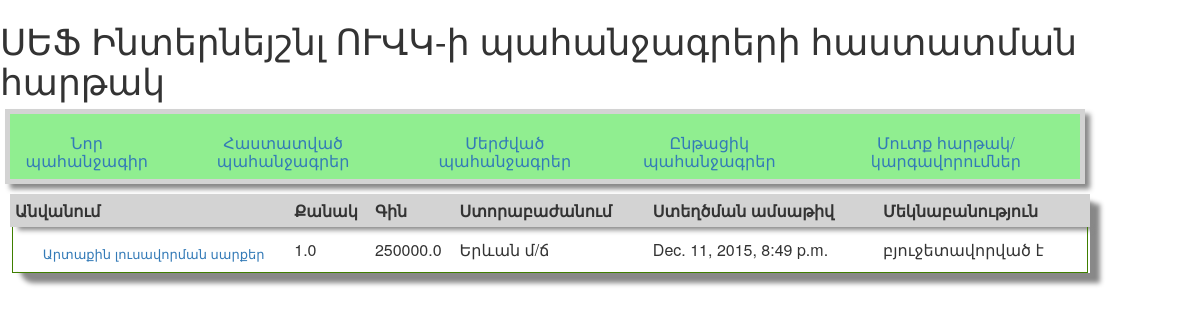
The page /app_request_list (signed in) on the database its author committed.
### requests/models.py (models this page shows, shortened)
class Lists(models.Model):
    Initiator = models.ForeignKey('auth.User')
    Division = models.ForeignKey('divisions.divisions')
    request_type_id = models.ForeignKey('request_types.request_types')
    purchase_purpose = models.CharField(max_length=150)
    product_name = models.CharField(max_length=75)
    product_price = models.FloatField(default=1)
    product_quantity = models.FloatField(default=1)
    comment = models.CharField(max_length=200)
    created_date = models.DateTimeField(
            default=timezone.now)
    approved_date_head = models.DateTimeField(
            blank=True, null=True)
    approved_date_admin = models.DateTimeField(
            blank=True, null=True)
    approved_date_fin = models.DateTimeField(
            blank=True, null=True)
    approved_date_CEO_DCEO = models.DateTimeField(
            blank=True, null=True)
    status_id = models.ForeignKey(request_status,related_name="request_status")

### divisions/models.py (models this page shows, shortened)
class divisions(models.Model):
    Branch_name = models.CharField(max_length=75)
    AS_code = models.CharField(max_length=3)
    def __str__(self):
        return (self.Branch_name)

### requests/views.py (the view)
# urls.py: url(r'^app_request_list$', views.app_request_lists, name='app_request_list'),
def app_request_lists(request):
    current_user = request.user.id
    restricted_group = models.Group.objects.get(id=1)
    restricted_users = restricted_group.user_set.filter(id=current_user)
    if request.user.is_authenticated() and len(restricted_users)>0:
        app_requests = Lists.objects.filter(status_id=2, Initiator=current_user).order_by('created_date')
        return render(request, 'requests/app_request_list.html', {'app_requests': app_requests})
    elif request.user.is_authenticated() and len(restricted_users)==0:
        app_requests = Lists.objects.filter(status_id=2).order_by('created_date')
        return render(request, 'requests/app_request_list.html', {'app_requests': app_requests})
    else:
        return redirect('home')

### requests/templates/requests/app_request_list.html
{% extends 'requests/base.html' %}
{% block content %}
<table class="table-bottom">
  <tr class="tr_1">
    <th>Անվանում</th>
    <th>Քանակ</th>
    <th>Գին</th>
    <th>Ստորաբաժանում</th>
    <th>Ստեղծման ամսաթիվ</th>
    <th>Մեկնաբանություն</th>
  </tr>
    {% for request in app_requests%}
        <tr>
            <td  class="td_1"> <h1><a href="{% url 'request_detail' pk=request.pk %}" class="td_1">{{ request.product_name }}</a></h1></td>
            <td>{{ request.product_quantity }}</td>
            <td>{{ request.product_price }}</td>
            <td>{{ request.Division}}</td>
            <td>{{ request.created_date }}</td>
            <td>{{ request.comment }}</td>
        </tr>
    {% endfor %}
{% endblock content %}

### requests/static/css/requests.css (style rules this page uses)
.td_1 { text-align: center; font-size: small; }
.table-bottom { margin-top: 5px; margin-left:10px; padding:0px; width:90%; box-shadow: 10px 10px 5px #888888; border:1px solid #3f7f00; -moz-border-radius-bottomleft:14px; -webkit-border-bottom-left-radius:14px; border-bottom-left-radius:14px; }
.tr_1 { align-items: center; box-shadow: 5px 5px 5px #888888; border: 5px solid lightgrey; background: lightgray; }

### rows shown on the page
Lists: product_name "Արտաքին լուսավորման սարքեր", product_quantity "1.0", product_price "250000.0", Division "Երևան մ/ճ", created_date "Dec. 11, 2015, 8:49 p.m.", comment "բյուջետավորված է"
